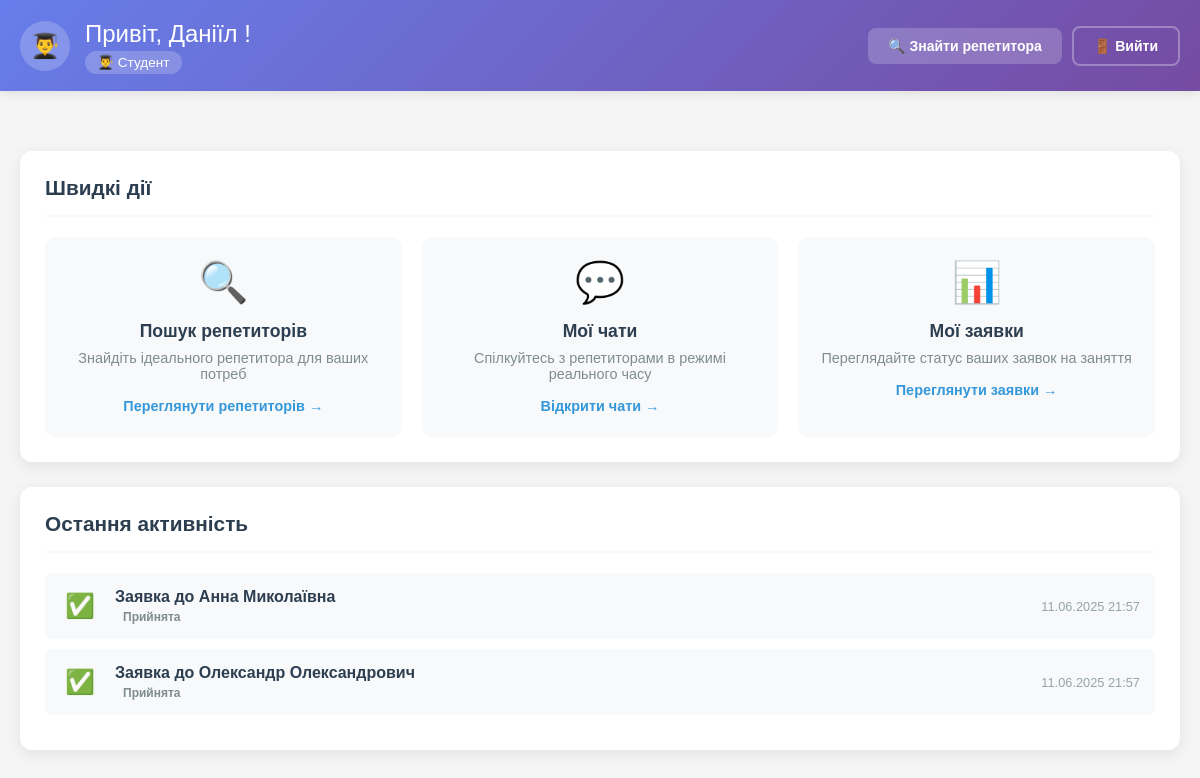
/code/dashboard.php (signed in), run on the app's committed database.
### tables this page shows
CREATE TABLE `lesson_requests` (
  `id` int(11) NOT NULL,
  `student_id` int(11) NOT NULL,
  `tutor_id` int(11) NOT NULL,
  `created_at` timestamp NOT NULL DEFAULT current_timestamp(),
  `status` enum('Очікує','Прийнята','Відхилена') DEFAULT 'Очікує'
);

CREATE TABLE `users` (
  `id` int(11) NOT NULL,
  `name` varchar(100) DEFAULT NULL,
  `email` varchar(100) DEFAULT NULL,
  `bio` text DEFAULT NULL,
  `phone` varchar(20) DEFAULT NULL,
  `password` varchar(255) DEFAULT NULL,
  `role` enum('student','tutor') DEFAULT NULL,
  `created_at` datetime DEFAULT current_timestamp()
);

### code/dashboard.php (the view, shortened to what this page needs)
<?php
require 'db.php';
$user_id = $_SESSION["user_id"];
$user_name = $_SESSION["user_name"];
$user_role = $_SESSION["role"];
if ($user_role == "student") {
    $recent_stmt = $conn->prepare("
        SELECT lr.*, u.name as tutor_name, u.email as tutor_email
        FROM lesson_requests lr
        JOIN users u ON lr.tutor_id = u.id
        WHERE lr.student_id = ?
        ORDER BY lr.created_at DESC
        LIMIT 5
    ");
    $recent_stmt->bind_param("i", $user_id);
    $recent_stmt->execute();
    $recent_requests = $recent_stmt->get_result();
}
?>
<!DOCTYPE html>
<html lang="uk">
<head>
    <link rel="stylesheet" href="css/modal_reviews.css">
    <link rel="stylesheet" href="css/dashboard_style.css">
</head>
<body>
    <div class="header">
        <div class="header-content">
            <div class="welcome-section">
                <div class="user-avatar">
                    <?= $user_role == 'student' ? '👨‍🎓' : '👨‍🏫' ?>
                </div>
                <div class="welcome-text">
                    <h2>Привіт, <?= htmlspecialchars($user_name) ?>!</h2>
                    <span class="role-badge">
                        <?= $user_role == 'student' ? '👨‍🎓 Студент' : '👨‍🏫 Репетитор' ?>
                    </span>
                </div>
            </div>
            <div class="header-actions">
                <?php if ($user_role == "student"): ?>
                    <a href="tutors.php" class="btn btn-primary">
                        🔍 Знайти репетитора
                    </a>
                <?php elseif ($user_role == "tutor"): ?>
                    <a href="tutor_dashboard.php" class="btn btn-primary">
                        📋 Переглянути заявки
                    </a>
                <?php endif; ?>
                <a href="logout.php" class="btn btn-outline">
                    🚪 Вийти
                </a>
            </div>
        </div>
    </div>
    <div class="container">
        <div class="section">
            <div class="section-header">
                <h3 class="section-title">Швидкі дії</h3>
            </div>
            <div class="quick-actions">
                <?php if ($user_role == "student"): ?>
                    <div onclick="window.location.href='tutors.php'" class="action-card">
                        <span class="action-icon">🔍</span>
                        <div class="action-title">Пошук репетиторів</div>
                        <div class="action-desc">Знайдіть ідеального репетитора для ваших потреб</div>
                        <a href="tutors.php" class="action-link">Переглянути репетиторів →</a>
                    </div>
                    <div onclick="window.location.href='all_chats.php'" class="action-card">
                        <span class="action-icon">💬</span>
                        <div class="action-title">Мої чати</div>
                        <div class="action-desc">Спілкуйтесь з репетиторами в режимі реального часу</div>
                        <a href="all_chats.php" class="action-link">Відкрити чати →</a>
                    </div>
                    <div onclick="window.location.href='student_dashboard.php'" class="action-card">
                        <span class="action-icon">📊</span>
                        <div class="action-title">Мої заявки</div>
                        <div class="action-desc">Переглядайте статус ваших заявок на заняття</div>
                        <a href="student_dashboard.php" class="action-link">Переглянути заявки →</a>
                    </div>
                <?php endif; ?>
            </div>
        </div>
        <div class="section">
            <div class="section-header">
                <h3 class="section-title">Остання активність</h3>
            </div>
            <div class="recent-activity">
                <?php if ($recent_requests && $recent_requests->num_rows > 0): ?>
                    <?php while ($request = $recent_requests->fetch_assoc()): ?>
                        <div class="activity-item">
                            <div class="activity-icon">
                                <?php
                                switch($request['status']) {
                                    case 'Прийнята': echo '✅'; break;
                                }
                                ?>
                            </div>
                            <div class="activity-content">
                                <div class="activity-title">
                                    <?php if ($user_role == "student"): ?>
                                        Заявка до <?= htmlspecialchars($request['tutor_name']) ?>
                                    <?php else: ?>
                                        Заявка від <?= htmlspecialchars($request['student_name']) ?>
                                    <?php endif; ?>
                                </div>
                                <div class="activity-desc">
                                    <span class="status-badge status-<?= strtolower($request['status']) ?>">
                                        <?= htmlspecialchars($request['status']) ?>
                                    </span>
                                </div>
                            </div>
                            <div class="activity-time">
                                <?= date('d.m.Y H:i', strtotime($request['created_at'])) ?>
                            </div>
                        </div>
                    <?php endwhile; ?>
                <?php endif; ?>
            </div>
        </div>
    </div>
</body>
</html>

### code/css/dashboard_style.css (style rules this page uses)
* { margin: 0; padding: 0; box-sizing: border-box; }
body { font-family: Arial, sans-serif; background-color: #f5f5f5; min-height: 100vh; }
.header { background: linear-gradient(135deg, #667eea 0%, #764ba2 100%); color: white; padding: 20px 0; box-shadow: 0 2px 10px rgba(0,0,0,0.1); }
.header-content { max-width: 1200px; margin: 0 auto; padding: 0 20px; display: flex; justify-content: space-between; align-items: center; flex-wrap: wrap; gap: 15px; }
.welcome-section { display: flex; align-items: center; gap: 15px; }
.user-avatar { width: 50px; height: 50px; background: rgba(255,255,255,0.2); border-radius: 50%; display: flex; align-items: center; justify-content: center; font-size: 1.5rem; }
.welcome-text h2 { font-size: 1.5rem; font-weight: 300; margin-bottom: 5px; }
.role-badge { background: rgba(255,255,255,0.2); padding: 4px 12px; border-radius: 20px; font-size: 0.85rem; backdrop-filter: blur(10px); }
.header-actions { display: flex; gap: 10px; align-items: center; }
.btn { padding: 10px 20px; border: none; border-radius: 8px; font-size: 14px; font-weight: 600; text-decoration: none; display: inline-flex; align-items: center; gap: 8px; cursor: pointer; transition: all 0.3s ease; }
.btn-primary { background: rgba(255,255,255,0.2); color: white; backdrop-filter: blur(10px); }
.btn-outline { background: transparent; color: white; border: 2px solid rgba(255,255,255,0.3); }
.container { max-width: 1200px; margin: 0 auto; padding: 30px 20px; }
.section { background: white; border-radius: 12px; padding: 25px; box-shadow: 0 4px 15px rgba(0,0,0,0.08); margin-bottom: 25px; }
.section-header { display: flex; justify-content: space-between; align-items: center; margin-bottom: 20px; padding-bottom: 15px; border-bottom: 2px solid #f8f9fa; }
.section-title { font-size: 1.3rem; color: #2c3e50; font-weight: 600; }
.quick-actions { display: grid; grid-template-columns: repeat(auto-fit, minmax(250px, 1fr)); gap: 20px; }
.action-card { background: #f8f9fa; border-radius: 10px; padding: 20px; text-align: center; transition: all 0.3s ease; border: 2px solid transparent; cursor: pointer; }
.action-icon { font-size: 2.5rem; margin-bottom: 15px; display: block; }
.action-title { font-size: 1.1rem; font-weight: 600; color: #2c3e50; margin-bottom: 8px; }
.action-desc { color: #7f8c8d; font-size: 0.9rem; margin-bottom: 15px; }
.action-link { color: #3498db; text-decoration: none; font-weight: 600; font-size: 0.9rem; }
.recent-activity { max-height: 400px; overflow-y: auto; }
.activity-item { display: flex; align-items: center; padding: 15px; border-radius: 8px; margin-bottom: 10px; background: #f8f9fa; transition: all 0.3s ease; }
.activity-icon { font-size: 1.5rem; margin-right: 15px; width: 40px; text-align: center; }
.activity-content { flex-grow: 1; }
.activity-title { font-weight: 600; color: #2c3e50; margin-bottom: 3px; }
.activity-desc { color: #7f8c8d; font-size: 0.85rem; }
.activity-time { color: #95a5a6; font-size: 0.8rem; }
.status-badge { padding: 4px 8px; border-radius: 4px; font-size: 0.75rem; font-weight: bold; }

### data on the page
lesson_requests: tutor.name "Анна Миколаївна", status "Прийнята", created_at "11.06.2025 21:57"
lesson_requests: tutor.name "Олександр Олександрович", status "Прийнята", created_at "11.06.2025 21:57"

### other printed values
$user_name "Даніїл"
